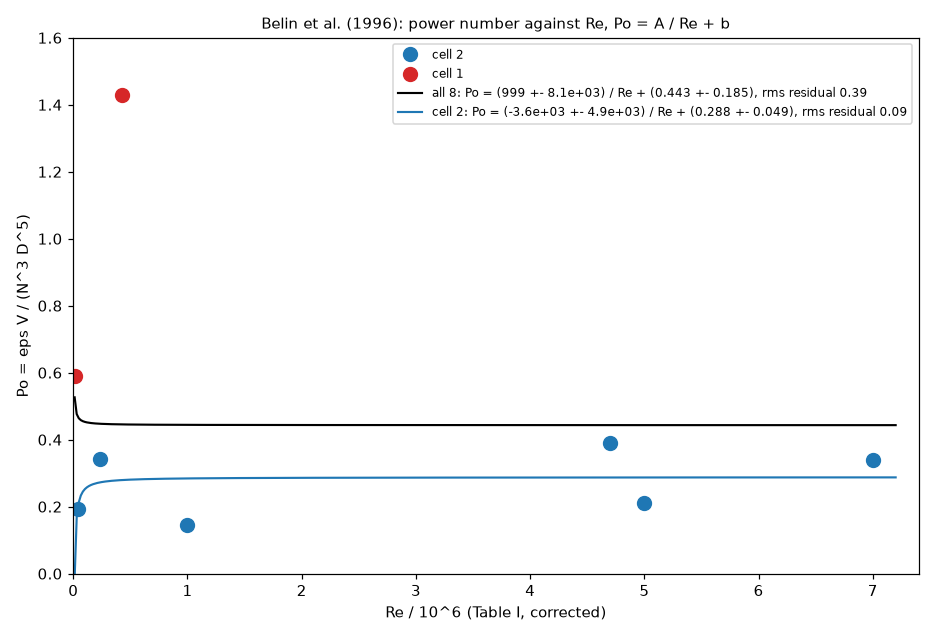

Here is the Python script that generated this plot:
"""belin_table1_po_ab.py  v01  Belin et al. (1996) Table I, misprints corrected: the power number Po on linear axes against Re, with Po = A / Re + b fitted (least squares, linear in 1 / Re).
Po as in belin_table1_po_fit.py.  Fits: all 8 runs and the 6 runs of cell 2; the errors are the standard errors of A and b from the covariance of the fit.
Usage: python belin_table1_po_ab.py     writes belin_table1_po_ab.png

Versions  M01 m01.v01 (2026-11-13): first version.
"""
import csv
import math
import os

import matplotlib
matplotlib.use("Agg")
import matplotlib.pyplot as plt
import numpy as np

HERE = os.path.dirname(os.path.abspath(__file__))
CELL = {2: (10.0, 13.1), 1: (3.3, 5.5)}


def fit(re, po, label, colour, ax, grid):
    (A, b), cov = np.polyfit(1.0 / re, po, 1, cov=True)
    resid = po - (A / re + b)
    ax.plot(grid / 1e6, A / grid + b, "-", color=colour, lw=1.4, label="%s: Po = (%.3g +- %.2g) / Re + (%.3f +- %.3f), rms residual %.2f" % (label, A, math.sqrt(cov[0, 0]), b, math.sqrt(cov[1, 1]), math.sqrt(np.mean(resid ** 2))))
    print("%-7s Po = %.4g / Re + %.4f   (standard errors %.3g, %.4f; rms residual %.3f; %d runs)" % (label, A, b, math.sqrt(cov[0, 0]), math.sqrt(cov[1, 1]), math.sqrt(np.mean(resid ** 2)), len(re)))


def main():
    with open(os.path.join(HERE, "belin_table1.csv"), newline="", encoding="utf-8") as f:
        rows = list(csv.DictReader(f))
    cell = np.array([int(r["cell"]) for r in rows])
    nu, up, Re, lam = (np.array([float(r[k]) for r in rows]) for k in ("nu_cm2_s", "u_prime_cm_s", "Re_used", "lambda_um"))
    eps = 15 * nu * up ** 2 / (lam * 1e-4) ** 2
    R = np.array([CELL[c][0] for c in cell])
    H = np.array([CELL[c][1] for c in cell])
    N = Re * nu / (2 * math.pi * R ** 2)
    Po = eps * math.pi * R ** 2 * H / (N ** 3 * (2 * R) ** 5)
    fig, ax = plt.subplots(figsize=(8.5, 5.8))
    for c, colour in ((2, "tab:blue"), (1, "tab:red")):
        ax.plot(Re[cell == c] / 1e6, Po[cell == c], "o", ms=9, color=colour, label="cell %d" % c)
    grid = np.linspace(1.2e4, 7.2e6, 400)
    fit(Re, Po, "all 8", "k", ax, grid)
    fit(Re[cell == 2], Po[cell == 2], "cell 2", "tab:blue", ax, grid)
    ax.set_xlabel("Re / 10^6 (Table I, corrected)")
    ax.set_ylabel("Po = eps V / (N^3 D^5)")
    ax.set_title("Belin et al. (1996): power number against Re, Po = A / Re + b", fontsize=10)
    ax.set_xlim(0, 7.4)
    ax.set_ylim(0, 1.6)
    ax.legend(fontsize=8)
    fig.tight_layout()
    fig.savefig(os.path.join(HERE, "belin_table1_po_ab.png"), dpi=110)


if __name__ == "__main__":
    main()
